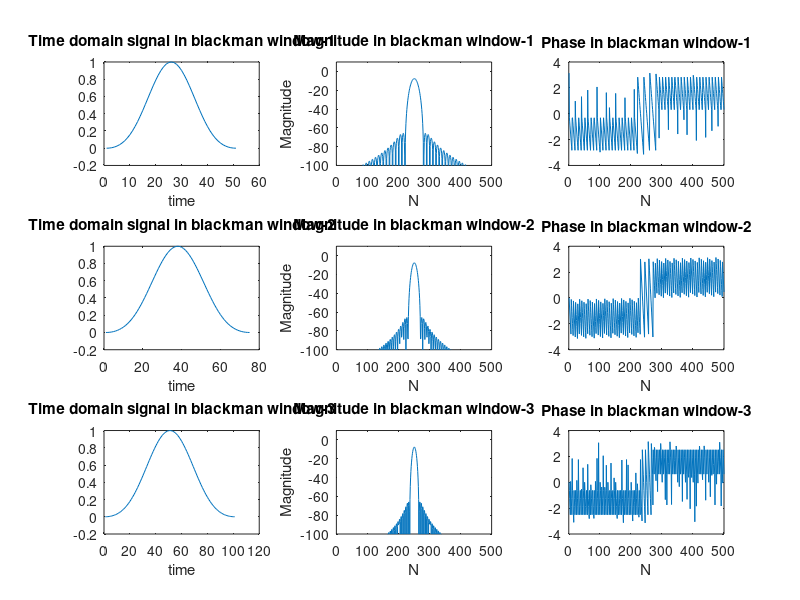

MATLAB code to generate this figure:
x_1 = blackman(51);
x_2 = blackman(75);
x_3 = blackman(101);

X_1 =  fft(x_1,500);
X_2 =  fft(x_2,500);
X_3 =  fft(x_3,500);

Xs_1 =  fftshift(X_1);
Xs_2 =  fftshift(X_2);
Xs_3 =  fftshift(X_3);
phase_1 = angle(Xs_1);
phase_2 = angle(Xs_2);
phase_3 = angle(Xs_3);

figure; 
subplot(3,3,1);
plot(x_1);
xlabel("time");
title("Time domain signal in blackman window-1");

subplot(3,3,2);
X1_deb = 20*log10(abs(Xs_1/51));
plot(X1_deb);
ylim([-100,10])
xlabel("N");
ylabel("Magnitude");
title("Magnitude in blackman window-1");


subplot(3,3,3);
plot(phase_1);
xlabel("N");
title("Phase in blackman window-1");

subplot(3,3,4);
plot(x_2);
xlabel("time");
title("Time domain signal in blackman window-2");

subplot(3,3,5);
X2_deb = 20*log10(abs(Xs_2/75));
plot(X2_deb);
ylim([-100,10])
xlabel("N");
ylabel("Magnitude");
title("Magnitude in blackman window-2");


subplot(3,3,6);
plot(phase_2);
xlabel("N");
title("Phase in blackman window-2");

subplot(3,3,7);
plot(x_3);
xlabel("time");
title("Time domain signal in blackman window-3");

subplot(3,3,8);
X3_deb = 20*log10(abs(Xs_3/101));
plot(X3_deb);
ylim([-100,10])
xlabel("N");
ylabel("Magnitude");
title("Magnitude in blackman window-3");

subplot(3,3,9);
plot(phase_3);
xlabel("N");
title("Phase in blackman window-3");